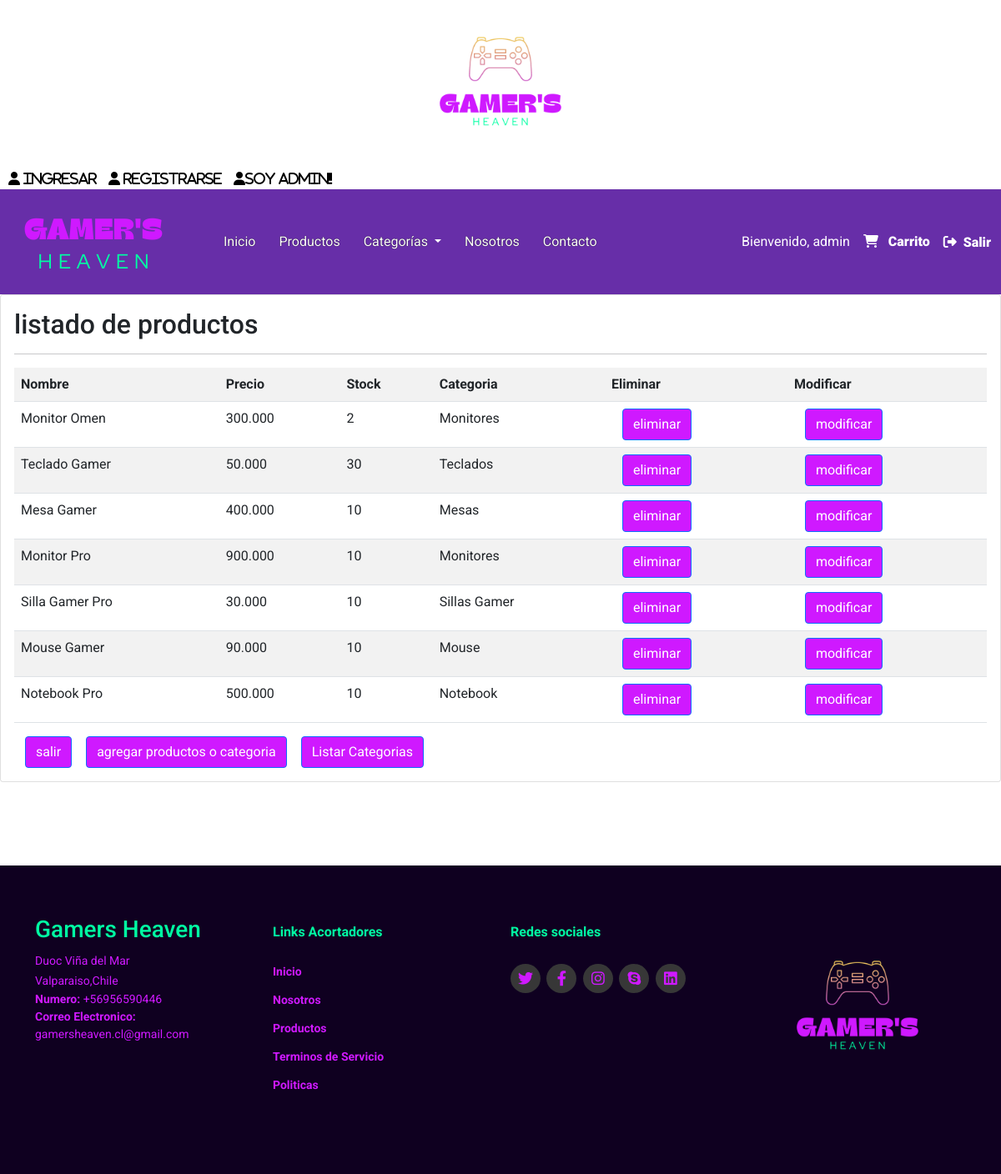
Page /listar_productos/ (signed in) on the committed database.
### venta/models.py (models this page shows, shortened)
class Usuario(AbstractUser):
    username = models.CharField(unique=True, max_length=150)
    correo_electronico = models.EmailField(unique=True)
    nombre = models.CharField(max_length=255)
    region = models.CharField(max_length=255)
    comuna = models.CharField(max_length=255)
    objects = UsuarioManager()
    USERNAME_FIELD = 'username'
    REQUIRED_FIELDS = ['correo_electronico', 'nombre']

class Producto(models.Model):
    id_producto = models.AutoField(primary_key=True)
    nombre = models.CharField(max_length=255)
    precio = models.DecimalField(max_digits=100, decimal_places=2)
    stock = models.PositiveIntegerField(default=0)
    imagen = models.ImageField(upload_to='productos/', null=True, blank=True)
    categoria = models.ForeignKey(Categoria, on_delete=models.CASCADE)

class Categoria(models.Model):
    id_categoria = models.AutoField(primary_key=True)
    nombre_categoria = models.CharField(max_length=255)
    def __str__(self):
        return self.nombre_categoria

### venta/views.py (the view)
# urls.py: path('listar_productos/', views.listar_productos, name='listar_productos'),
@login_required
def listar_productos(request):
    productos = Producto.objects.all()
    categorias = Categoria.objects.all()
    context ={
        'productos' : productos,
        'categorias' : categorias
    }
    return render(request, 'venta/listar_productos.html', context)

### venta/templatetags/my_filters.py (called while the page is built)
@register.filter
def reemplazar_coma(value):
    return value.replace(",", ".")

### venta/templates/venta/listar_productos.html (shortened to what this page needs)
{% load static %}
{% load humanize %}
{% load my_filters %}
<!DOCTYPE html>
<html lang="en">
  <head>
    <link
      type="text/css"
      rel="stylesheet"
      href='{% static "css/style.css" %}'
    />
    <link
      rel="stylesheet"
      href="https://cdnjs.cloudflare.com/ajax/libs/font-awesome/6.2.0/css/all.min.css"
    />
    <link
      href="https://cdn.jsdelivr.net/npm/bootstrap@5.0.2/dist/css/bootstrap.min.css"
      rel="stylesheet"
    />
  </head>
  <body>
    <div class="top-navbar">
      <img class="mx-auto d-block" src='{% static "/images/Gamers_white.png" %}' width="190" alt="icono">
      <div class="icons">
        <a href="{% url 'login' %}" class="fas fa-user"> Ingresar</a>
        <a href="{% url 'registro'%}" class="fas fa-user"> Registrarse</a>
        <a href="{% url 'iniciar_sesion_admin'%}"class="fas fa-user">Soy Admin!!</a>
      </div>
    </div>
    <nav class="navbar navbar-expand-lg" id="navbar">
      <div class="container-fluid">
        <a class="navbar-brand" href="{% url '' %}" id="logo"><img src="{% static 'images/Heaven_claro.png' %}" alt="icono"></a>
        <div class="collapse navbar-collapse" id="navbarSupportedContent">
          <ul class="navbar-nav me-auto mb-2 mb-lg-0">
            <li class="nav-item">
              <a class="nav-link active" aria-current="page" href="{% url '' %}">Inicio</a>
            </li>
            <li class="nav-item">
              <a class="nav-link" href="{% url 'productos' %}">Productos</a>
            </li>
            <li class="nav-item dropdown">
              <a class="nav-link dropdown-toggle" href="#" id="navbarDropdown" role="button" data-bs-toggle="dropdown"
                aria-expanded="false">
                Categorías
              </a>
            </li>
            <li class="nav-item">
              <a class="nav-link" href="{% url 'nosotros' %}">Nosotros</a>
            </li>
            <li class="nav-item">
              <a class="nav-link" href="{% url 'contacto' %}">Contacto</a>
            </li>
          </ul>
          {% if user.is_authenticated %}
            <span style="color:white">Bienvenido, {{ user.nombre }}</span>
          {% endif %}
          {% if user.is_authenticated %}
            {% if user.carrito %}
              {% if user.carrito.cantidad_total > 0 %}
                <a href="{% url 'ver_carrito' %}" class="nav-link">
                  <i class="fas fa-shopping-cart"></i>
                  <span class="badge bg-primary">{{ user.carrito.cantidad_total }}</span>
                </a>
              {% else %}
                <a href="{% url 'ver_carrito' %}" class="nav-item">
                  <i class="fas fa-shopping-cart "></i>
                </a>
              {% endif %}
            {% else %}
              <a href="{% url 'ver_carrito' %}" class="nav-link">
                <i class="fas fa-shopping-cart " style="text-decoration:none; color:white; text-transform: capitalize" onmouseover="this.style.color='#00FFA3'" onmouseout="this.style.color='white'"> <span>&nbsp;</span>
                <span>Carrito</span>
                </i>
              </a>
            {% endif %}
          {% endif %}
          {% if user.is_authenticated %}
            <a href="{% url 'cerrar_sesion' %}" class="fas fa-sign-out-alt" style="text-decoration:none;color:white" onmouseover="this.style.color='#00FFA3'" onmouseout="this.style.color='white'"><span>&nbsp;</span>
              <span>Salir</span>
            </a>
          {% endif %}
        </div>
      </div>
    </nav>
    <div class="card">
      <div class="card-body">
        <h2>listado de productos</h2>
        <hr>
        <table class="table table-striped table-hover table-responsive-sm">
          <tr>
            <th>Nombre</th>
            <th>Precio</th>
            <th>Stock</th>
            <th>Categoria</th>
            <th>Eliminar</th>
            <th>Modificar</th>
          </tr>
          {% for p in productos %}
          <tr>
            <td>{{p.nombre     | title}} </td>
            <td>{{p.precio     | title|floatformat:0|intcomma|reemplazar_coma }} </td>
            <td>{{p.stock      | title}} </td>
            <td>{{p.categoria  | title}} </td>
            <td>
              <a href="{% url 'eliminar_productos' pk=p.id_producto %}" class="btn btn-primary" style="background-color: #CF19FF">eliminar</a>
            </td>
            <td>
              <a href="{% url 'modificar_productos' pk=p.id_producto %}" class="btn btn-primary" style="background-color: #CF19FF">modificar</a>
            </td>
          </tr>
          {% endfor %}
        </table>
        <a href="{% url 'cerrar_sesion' %}" class="btn btn-primary" style="background-color: #CF19FF">salir</a>
        <a href="{% url 'agregar_productos' %}" class="btn btn-primary" style="background-color: #CF19FF">agregar productos o categoria</a>
        <a href="{% url 'listarCategorias' %}" class="btn btn-primary" style="background-color: #CF19FF">Listar Categorias</a>
      </div>
    </div>
    <footer id="footer">
      <div class="footer-top">
        <div class="container align-content-center">
          <div class="row">
            <div class="col-lg-3 col-md-6 footer-contact">
              <h3>Gamers Heaven</h3>
              <p>
                Duoc Viña del Mar <br />
                Valparaiso,Chile <br />
              </p>
              <strong>Numero:</strong> +56956590446 <br />
              <strong>Correo Electronico: </strong
              >gamersheaven.cl@gmail.com<br />
            </div>
            <div class="col-lg-3 col-md-6 footer-links">
              <h4>Links Acortadores</h4>
              <ul>
                <li><a href="{% url ''%}">Inicio</a></li>
                <li><a href="{% url 'nosotros'%}">Nosotros</a></li>
                <li><a href="{% url 'productos'%}">Productos</a></li>
                <li><a href="#">Terminos de Servicio</a></li>
                <li><a href="#">Politicas </a></li>
              </ul>
            </div>
            <div class="col-lg-3 col-md-6 footer-links">
              <h4>Redes sociales</h4>
              <div class="socail-links mt-3">
                <a href="#"><i class="fa-brands fa-twitter"></i></a>
                <a href="#"><i class="fa-brands fa-facebook-f"></i></a>
                <a href="#"><i class="fa-brands fa-instagram"></i></a>
                <a href="#"><i class="fa-brands fa-skype"></i></a>
                <a href="#"><i class="fa-brands fa-linkedin"></i></a>
              </div>
            </div>
            <div class="col-lg-3 col-md-6 footer-links">
              <img
                class="mx-auto d-block"
                src='{% static "images/Gamers_black.png" %}'
                width="190"
                alt="icono"
              />
            </div>
          </div>
        </div>
      </div>
    </footer>
  </body>
</html>

### gamersheaven/static/css/style.css (style rules this page uses)
* { margin: 0; padding: 0; box-sizing: border-box; outline: none; font-family: 'Roboto','Merriweather', sans-serif; }
.top-navbar { flex-direction: column; justify-content: space-between; align-items: flex-end; }
.top-navbar .icons { margin-top: 13px; margin-right: 15px; }
.top-navbar a { text-decoration: none; color: black; margin-left: 10px; }
#navbar { background-color: #672EA8; }
.navbar-nav { margin-left: 20px; }
.nav-item { margin-left: 10px; }
.nav-item .nav-link { color: white; margin-left: 2px; text-shadow: 0px 0px 1px black; transition: 0.5s ease; }
.btn { margin-left: 13px; }
#footer { padding: 0 0 30px 0px; color: #CF19FF; font-size: 14px; background-color: #0F0020; margin-top: 100px; }
#footer .footer-top { padding: 60px 0 30px 0; background-color:#0F0020; color: #CF19FF; }
#footer .footer-top .footer-contact { margin-bottom: 30px; }
#footer .footer-top .footer-contact h3 { color: #00FFA3; }
#footer .footer-top .footer-contact p { font-size: 14px; line-height: 24px; margin-bottom: 0; color: #CF19FF; }
#footer .footer-top h4 { font-size: 16px; font-weight: bold; position: relative; padding-bottom: 12px; }
#footer .footer-top .footer-links { margin-bottom: 30px; margin-top: 10px; }
#footer .footer-top .footer-links h4 { color: #00FFA3; }
.fa-sign-out-alt { text-decoration: none; color: white; }
#footer .footer-top .footer-links ul { list-style: none; padding: 0; margin: 0; }
#footer .footer-top .footer-links ul li { padding: 10px 0; display: flex; align-items: center; }
#footer .footer-top .footer-links ul li a { text-decoration: none; color: #CF19FF; display: inline-block; line-height: 1; font-weight: bold; transition: 0.5s ease; }
#footer .footer-top .socail-links a { font-size: 18px; display: inline-block; text-decoration: none; background-color: #373737; color: #CF19FF; line-height: 1; padding: 8px 0; margin-right: 4px; border-radius: 50%; text-align: center; width: 36px; transition: 0.5s ease; }
html { scroll-behavior: smooth; }

### rows in the picture
Usuario: nombre "admin"
Producto: nombre "Monitor Omen", precio|reemplazar_coma "300.000", stock "2", categoria "Monitores"
Producto: nombre "Teclado Gamer", precio|reemplazar_coma "50.000", stock "30", categoria "Teclados"
Producto: nombre "Mesa Gamer", precio|reemplazar_coma "400.000", stock "10", categoria "Mesas"
Producto: nombre "Monitor Pro", precio|reemplazar_coma "900.000", stock "10", categoria "Monitores"
Producto: nombre "Silla Gamer Pro", precio|reemplazar_coma "30.000", stock "10", categoria "Sillas Gamer"
Producto: nombre "Mouse Gamer", precio|reemplazar_coma "90.000", stock "10", categoria "Mouse"
Producto: nombre "Notebook Pro", precio|reemplazar_coma "500.000", stock "10", categoria "Notebook"
